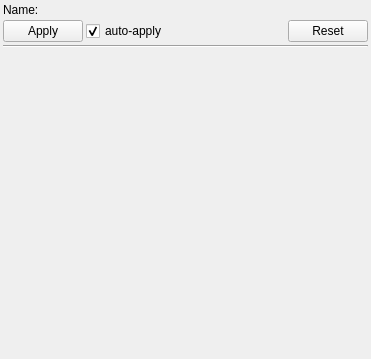
<?xml version="1.0" encoding="UTF-8"?>
<ui version="4.0">
 <class>ParameterEditor</class>
 <widget class="QWidget" name="ParameterEditor">
  <property name="geometry">
   <rect>
    <x>0</x>
    <y>0</y>
    <width>371</width>
    <height>359</height>
   </rect>
  </property>
  <property name="minimumSize">
   <size>
    <width>100</width>
    <height>0</height>
   </size>
  </property>
  <property name="windowTitle">
   <string>Parameter editor</string>
  </property>
  <layout class="QVBoxLayout" name="verticalLayout">
   <property name="spacing">
    <number>3</number>
   </property>
   <property name="leftMargin">
    <number>3</number>
   </property>
   <property name="topMargin">
    <number>3</number>
   </property>
   <property name="rightMargin">
    <number>3</number>
   </property>
   <property name="bottomMargin">
    <number>3</number>
   </property>
   <item>
    <layout class="QHBoxLayout" name="name_layout" stretch="0,1">
     <item>
      <widget class="QLabel" name="label">
       <property name="text">
        <string>Name:</string>
       </property>
      </widget>
     </item>
     <item>
      <widget class="QLabel" name="name">
       <property name="text">
        <string/>
       </property>
       <property name="textFormat">
        <enum>Qt::TextFormat::PlainText</enum>
       </property>
       <property name="wordWrap">
        <bool>true</bool>
       </property>
      </widget>
     </item>
    </layout>
   </item>
   <item>
    <layout class="QHBoxLayout" name="actions">
     <property name="spacing">
      <number>3</number>
     </property>
     <item>
      <widget class="QPushButton" name="apply">
       <property name="toolTip">
        <string>Apply settings</string>
       </property>
       <property name="text">
        <string>Apply</string>
       </property>
      </widget>
     </item>
     <item>
      <widget class="QCheckBox" name="auto_apply">
       <property name="toolTip">
        <string>If checked, auto-applies all valid changes</string>
       </property>
       <property name="text">
        <string>auto-apply</string>
       </property>
       <property name="checked">
        <bool>true</bool>
       </property>
      </widget>
     </item>
     <item>
      <spacer name="horizontalSpacer">
       <property name="orientation">
        <enum>Qt::Orientation::Horizontal</enum>
       </property>
       <property name="sizeHint" stdset="0">
        <size>
         <width>40</width>
         <height>20</height>
        </size>
       </property>
      </spacer>
     </item>
     <item>
      <widget class="QPushButton" name="reset">
       <property name="toolTip">
        <string>Reset to initial state</string>
       </property>
       <property name="text">
        <string>Reset</string>
       </property>
      </widget>
     </item>
    </layout>
   </item>
   <item>
    <widget class="Line" name="line">
     <property name="orientation">
      <enum>Qt::Orientation::Horizontal</enum>
     </property>
    </widget>
   </item>
   <item>
    <widget class="QScrollArea" name="scroll">
     <property name="frameShape">
      <enum>QFrame::Shape::NoFrame</enum>
     </property>
     <property name="widgetResizable">
      <bool>true</bool>
     </property>
     <widget class="QWidget" name="contents">
      <property name="geometry">
       <rect>
        <x>0</x>
        <y>0</y>
        <width>365</width>
        <height>297</height>
       </rect>
      </property>
      <layout class="QFormLayout" name="form">
       <property name="fieldGrowthPolicy">
        <enum>QFormLayout::FieldGrowthPolicy::AllNonFixedFieldsGrow</enum>
       </property>
       <property name="horizontalSpacing">
        <number>3</number>
       </property>
       <property name="verticalSpacing">
        <number>3</number>
       </property>
       <property name="leftMargin">
        <number>3</number>
       </property>
       <property name="topMargin">
        <number>3</number>
       </property>
       <property name="rightMargin">
        <number>3</number>
       </property>
       <property name="bottomMargin">
        <number>3</number>
       </property>
      </layout>
     </widget>
    </widget>
   </item>
  </layout>
 </widget>
 <resources/>
 <connections/>
</ui>
